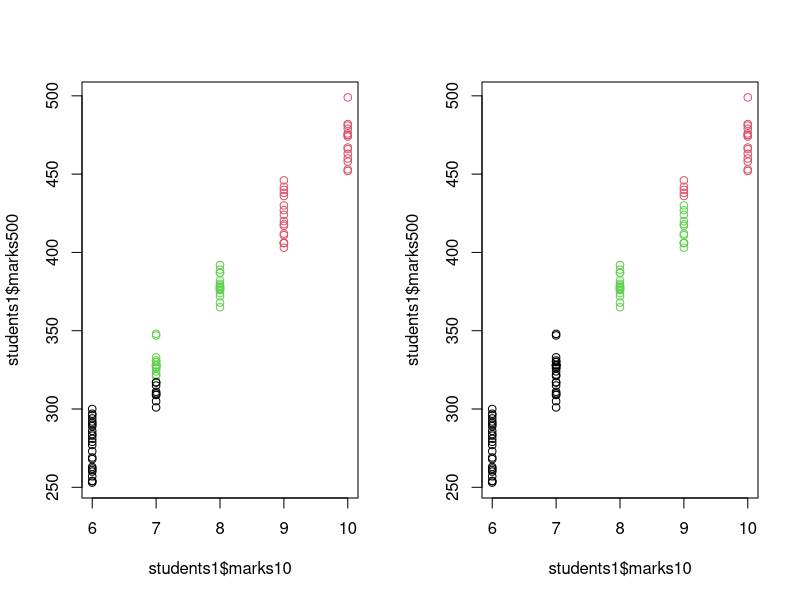

This figure's R source:
# Scaling the data for Clustering

set.seed(1234); marks10 = ceiling(runif(100, 5,10)) 
set.seed(1234); marks500 = ceiling(runif(100, 250,500)) 

students1= data.frame(marks10, marks500)
head(students1)

km1 = kmeans(students1, centers=3)
km1$centers; km1$withinss
#scaling gives equal importance to all variables
#avoid obtaining clusters that are dominated by variables having the largest amount of variation

students2 = scale(students1)
km2 = kmeans(students2, centers=3)
km2$centers; km2$withinss

par(mfrow=c(1,2))
plot(students1$marks10, students1$marks500, col=km1$cluster)
plot(students1$marks10, students1$marks500, col=km2$cluster)
par(mfrow=c(1,1))
